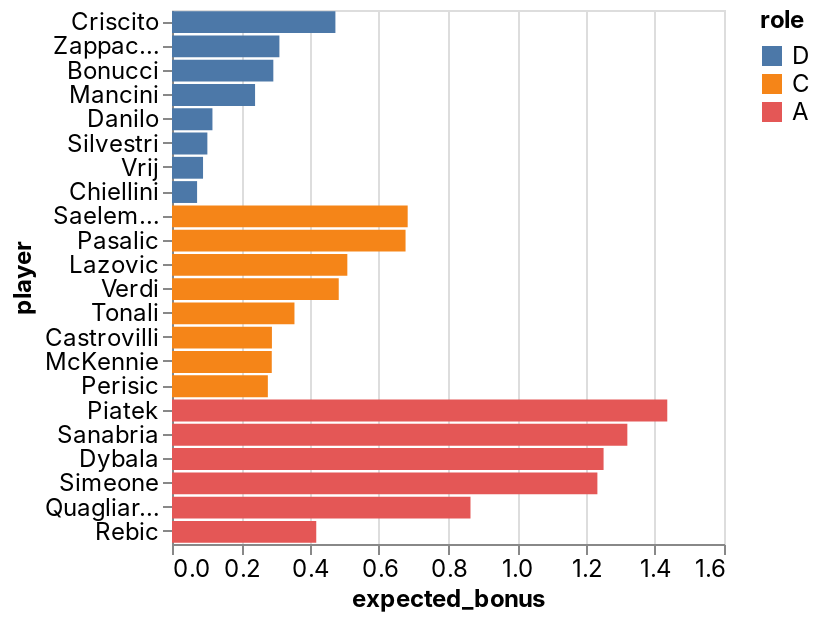

The code cell stored with this chart in its notebook:
### Code cell
_deepnote_run_altair(team, """{"$schema":"https://vega.github.io/schema/vega-lite/v4.json","mark":{"type":"bar","tooltip":{"content":"data"}},"height":220,"autosize":{"type":"fit"},"data":{"name":"placeholder"},"encoding":{"x":{"field":"expected_bonus","type":"quantitative","sort":null,"scale":{"type":"linear","zero":false}},"y":{"field":"player","type":"nominal","sort":null,"scale":{"type":"linear","zero":true}},"color":{"field":"role","type":"nominal","sort":null,"scale":{"type":"linear","zero":false}}}}""")

### Figure 1 — Vega-Lite specification as saved in the notebook (floating-point values rounded to 4 significant figures)
{"config": {"view": {"continuousWidth": 400, "continuousHeight": 300}, "area": {"fill": "#51C0E9"}, "axis": {"labelFont": "Inter, sans-serif", "labelFontSize": 12, "labelFontWeight": "normal", "labelLimit": 60, "labelOverlap": "greedy", "titleFont": "Inter, sans-serif", "titleFontSize": 12, "titleFontWeight": "bold"}, "background": "#ffffff", "legend": {"labelFont": "Inter, sans-serif", "labelFontSize": 12, "titleFont": "Inter, sans-serif", "titleFontSize": 12, "titleFontWeight": "bold"}, "line": {"stroke": "#51C0E9", "strokeWidth": 2}, "rect": {"fill": "#51C0E9"}, "title": {"anchor": "start", "color": "#000000", "font": "Inter, sans-serif", "fontSize": 22, "fontWeight": "normal"}}, "data": {"name": "data-3cbda99bdc0a4c5a21d6f777413590fb"}, "mark": {"type": "bar", "tooltip": {"content": "data"}}, "autosize": {"type": "fit"}, "encoding": {"color": {"type": "nominal", "field": "role", "scale": {"type": "linear", "zero": false}, "sort": null}, "x": {"type": "quantitative", "field": "expected_bonus", "scale": {"type": "linear", "zero": false}, "sort": null}, "y": {"type": "nominal", "field": "player", "scale": {"type": "linear", "zero": true}, "sort": null}}, "height": 300, "width": "container", "$schema": "https://vega.github.io/schema/vega-lite/v4.json", "datasets": {"data-3cbda99bdc0a4c5a21d6f777413590fb": [{"fanta_team": "MEZAFE", "role": "D", "player": "Criscito", "team": "Genoa", "opponent": "Verona", "date": "2022-04-03T00:00:00", "expected_bonus": 0.4736}, {"fanta_team": "MEZAFE", "role": "D", "player": "Zappacosta", "team": "Atalanta", "opponent": "Napoli", "date": "2022-04-03T00:00:00", "expected_bonus": 0.3113}, {"fanta_team": "MEZAFE", "role": "D", "player": "Bonucci", "team": "Juventus", "opponent": "Inter", "date": "2022-04-03T00:00:00", "expected_bonus": 0.2937}, {"fanta_team": "MEZAFE", "role": "D", "player": "Mancini", "team": "Roma", "opponent": "Sampdoria", "date": "2022-04-03T00:00:00", "expected_bonus": 0.2408}, {"fanta_team": "MEZAFE", "role": "D", "player": "Danilo", "team": "Juventus", "opponent": "Inter", "date": "2022-04-03T00:00:00", "expected_bonus": 0.1172}, {"fanta_team": "MEZAFE", "role": "D", "player": "Silvestri", "team": "Bologna", "opponent": "AC Milan", "date": "2022-04-03T00:00:00", "expected_bonus": 0.1025}, {"fanta_team": "MEZAFE", "role": "D", "player": "Vrij", "team": "Inter", "opponent": "Juventus", "date": "2022-04-03T00:00:00", "expected_bonus": 0.08997}, {"fanta_team": "MEZAFE", "role": "D", "player": "Chiellini", "team": "Juventus", "opponent": "Inter", "date": "2022-04-03T00:00:00", "expected_bonus": 0.07273}, {"fanta_team": "MEZAFE", "role": "C", "player": "Saelemaekers", "team": "AC Milan", "opponent": "Bologna", "date": "2022-04-03T00:00:00", "expected_bonus": 0.6831}, {"fanta_team": "MEZAFE", "role": "C", "player": "Pasalic", "team": "Atalanta", "opponent": "Napoli", "date": "2022-04-03T00:00:00", "expected_bonus": 0.677}, {"fanta_team": "MEZAFE", "role": "C", "player": "Lazovic", "team": "Verona", "opponent": "Genoa", "date": "2022-04-03T00:00:00", "expected_bonus": 0.5082}, {"fanta_team": "MEZAFE", "role": "C", "player": "Verdi", "team": "Salernitana", "opponent": "Torino", "date": "2022-04-03T00:00:00", "expected_bonus": 0.4833}, {"fanta_team": "MEZAFE", "role": "C", "player": "Tonali", "team": "AC Milan", "opponent": "Bologna", "date": "2022-04-03T00:00:00", "expected_bonus": 0.355}, {"fanta_team": "MEZAFE", "role": "C", "player": "Castrovilli", "team": "Fiorentina", "opponent": "Empoli", "date": "2022-04-03T00:00:00", "expected_bonus": 0.2896}, {"fanta_team": "MEZAFE", "role": "C", "player": "McKennie", "team": "Juventus", "opponent": "Inter", "date": "2022-04-03T00:00:00", "expected_bonus": 0.2892}, {"fanta_team": "MEZAFE", "role": "C", "player": "Perisic", "team": "Inter", "opponent": "Juventus", "date": "2022-04-03T00:00:00", "expected_bonus": 0.2778}, {"fanta_team": "MEZAFE", "role": "A", "player": "Piatek", "team": "Fiorentina", "opponent": "Empoli", "date": "2022-04-03T00:00:00", "expected_bonus": 1.436}, {"fanta_team": "MEZAFE", "role": "A", "player": "Sanabria", "team": "Torino", "opponent": "Salernitana", "date": "2022-04-03T00:00:00", "expected_bonus": 1.32}, {"fanta_team": "MEZAFE", "role": "A", "player": "Dybala", "team": "Juventus", "opponent": "Inter", "date": "2022-04-03T00:00:00", "expected_bonus": 1.251}, {"fanta_team": "MEZAFE", "role": "A", "player": "Simeone", "team": "Verona", "opponent": "Genoa", "date": "2022-04-03T00:00:00", "expected_bonus": 1.233}, {"fanta_team": "MEZAFE", "role": "A", "player": "Quagliarella", "team": "Sampdoria", "opponent": "Roma", "date": "2022-04-03T00:00:00", "expected_bonus": 0.8652}, {"fanta_team": "MEZAFE", "role": "A", "player": "Rebic", "team": "AC Milan", "opponent": "Bologna", "date": "2022-04-03T00:00:00", "expected_bonus": 0.4181}]}}
